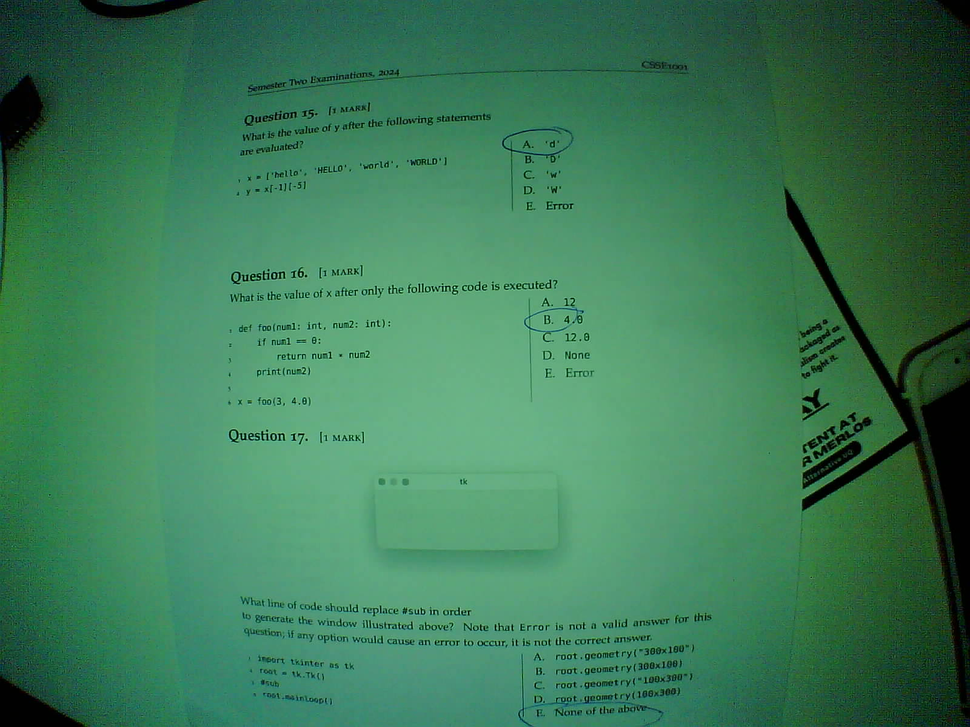
#> input picture image.png, 970 x 727 px, shrunk from 1600 x 1200 before the run
$ python ImgFilter.py
#> lines starting #> are read from the running program, lines starting #| are printed output that depends on the picture; after the words box and inside, x2 and y2 are one past the last pixel; in counts of white or black regions, pixels touching at a corner belong together
import cv2 as cv
import numpy as np
from matplotlib import pyplot as plt
# image_path = r"capture.jpg"


def preprocess_image(image_path):
#> called with image_path = 'image.png'
    img = cv.imread(image_path,cv.IMREAD_GRAYSCALE)
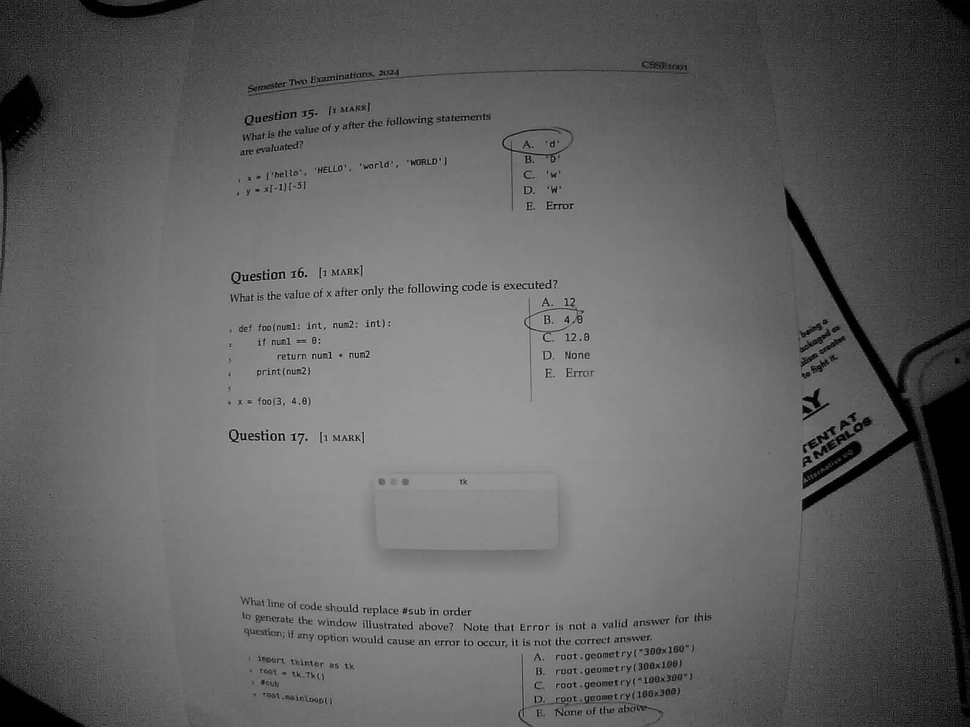
#> img: shape (727, 970); min 0, max 230, mean 99.4
    # img = cv.medianBlur(img,3)
    threshold = cv.adaptiveThreshold(img,255,cv.ADAPTIVE_THRESH_GAUSSIAN_C,\
                cv.THRESH_BINARY,11,2)
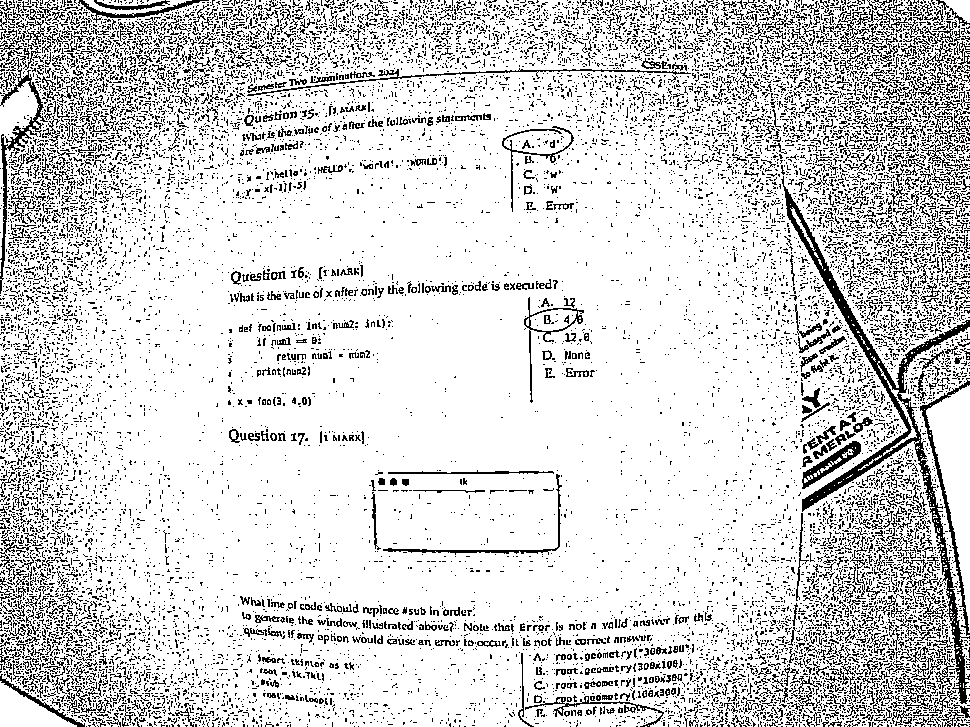
#> threshold: shape (727, 970); 83.5% white; black in thin lines or dots

    cv.imshow('thresh', threshold)
    cv.waitKey()
    return threshold

def otsu_threshold(image_path):

#> called with image_path = 'image.png'
    img = cv.imread(image_path, cv.IMREAD_GRAYSCALE)
    assert img is not None, "file could not be read, check with os.path.exists()"
    # global thresholding
    ret1,th1 = cv.threshold(img,127,255,cv.THRESH_BINARY)
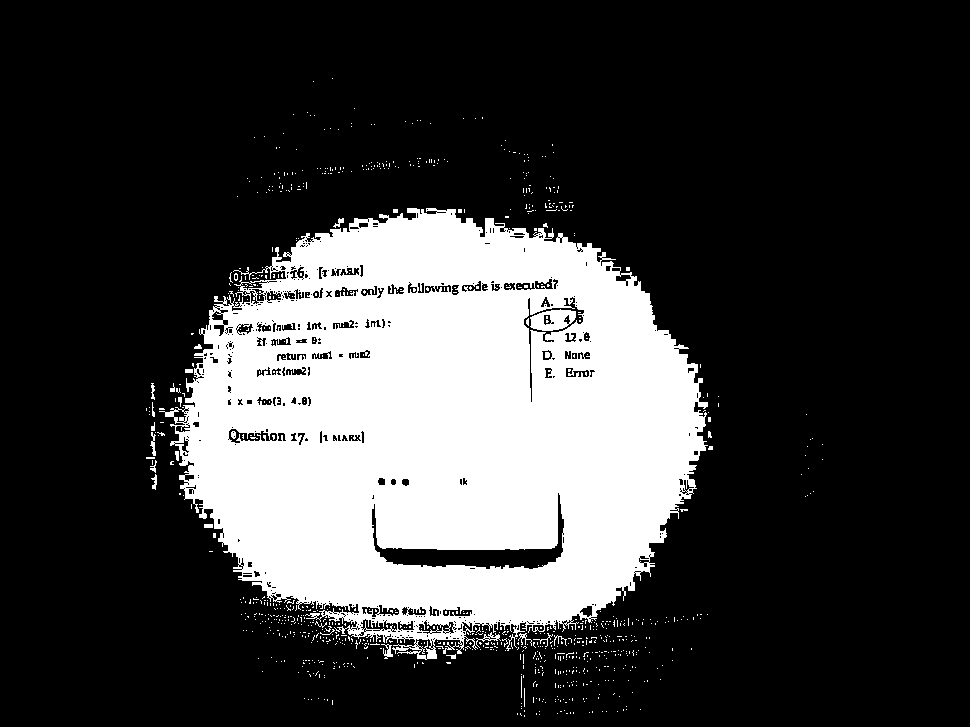
#> th1: shape (727, 970); 23.8% white; 931 white regions (903 under 20 px), largest, box (x1, y1, x2, y2) and area: (159, 208, 708, 660) 163453, (530, 309, 576, 331) 664, (476, 632, 501, 648) 92
    cv.imshow('thresh', th1)
    cv.waitKey()
    # Otsu's thresholding
    ret2,th2 = cv.threshold(img,0,255,cv.THRESH_BINARY+cv.THRESH_OTSU)
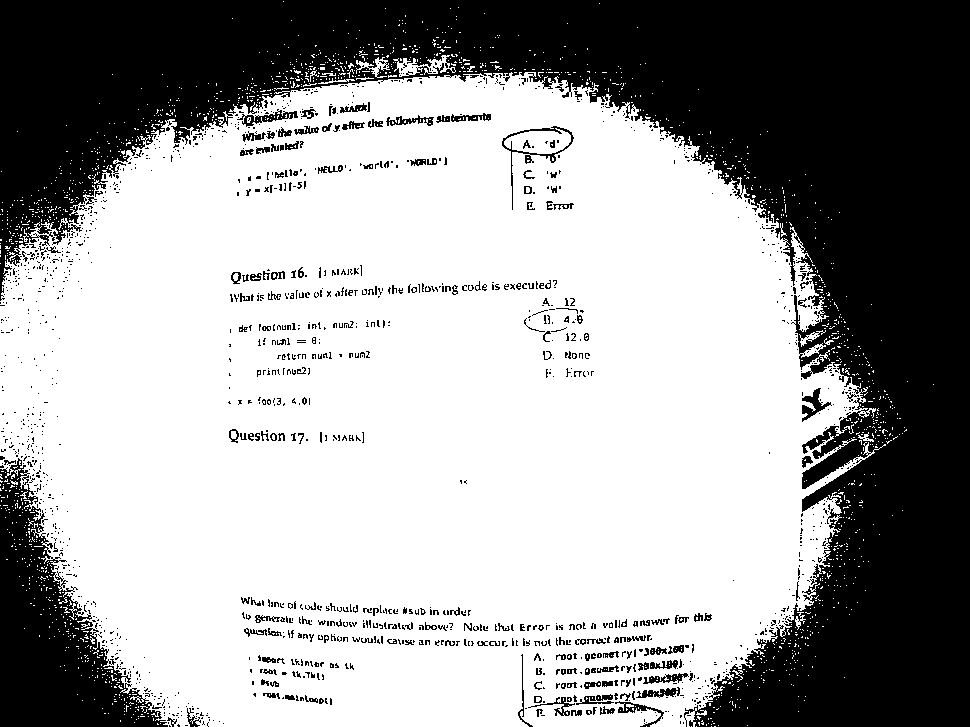
#> th2: shape (727, 970); 63.1% white; 1529 black regions (1338 under 20 px), largest, box (x1, y1, x2, y2) and area: (0, 0, 970, 727) 223528, (0, 458, 168, 727) 19583, (502, 126, 574, 210) 503
#> ret2 = 91
    # Otsu's thresholding after Gaussian filtering
    blur = cv.GaussianBlur(img,(5,5),0)
    ret3,th3 = cv.threshold(blur,0,255,cv.THRESH_BINARY+cv.THRESH_OTSU)
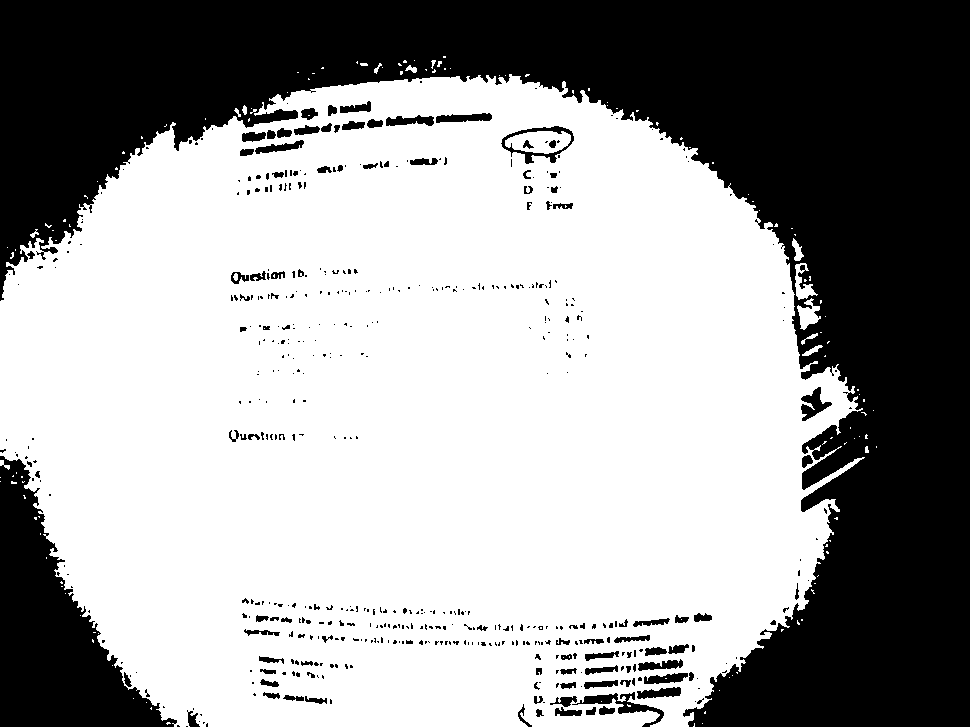
#> th3: shape (727, 970); 61.9% white; 515 black regions (407 under 20 px), largest, box (x1, y1, x2, y2) and area: (0, 0, 970, 727) 234047, (0, 456, 177, 727) 21491, (572, 692, 664, 727) 763
#> ret3 = 92
    # plot all the images and their histograms
    images = [img, 0, th1,
            img, 0, th2,
            blur, 0, th3]
    titles = ['Original Noisy Image','Histogram','Global Thresholding (v=127)',
            'Original Noisy Image','Histogram',"Otsu's Thresholding",
            'Gaussian filtered Image','Histogram',"Otsu's Thresholding"]
    for i in range(3):
        plt.subplot(3,3,i*3+1),plt.imshow(images[i*3],'gray')
        plt.title(titles[i*3]), plt.xticks([]), plt.yticks([])
        plt.subplot(3,3,i*3+2),plt.hist(images[i*3].ravel(),256)
        plt.title(titles[i*3+1]), plt.xticks([]), plt.yticks([])
        plt.subplot(3,3,i*3+3),plt.imshow(images[i*3+2],'gray')
        plt.title(titles[i*3+2]), plt.xticks([]), plt.yticks([])
    plt.show()
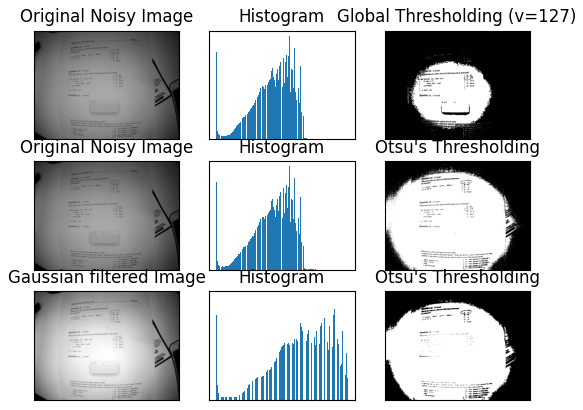
#> figure drawn by matplotlib, 9 panels


image_path = r"image.png"

preprocess_image(image_path)
otsu_threshold(image_path)
